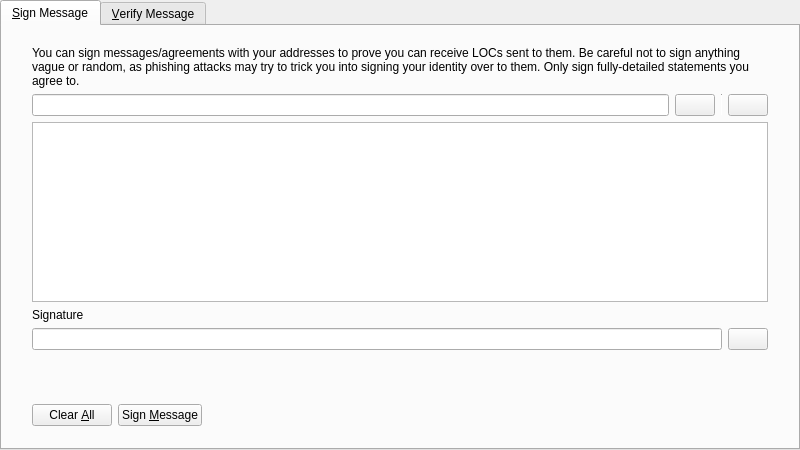
<?xml version="1.0" encoding="UTF-8"?>
<ui version="4.0">
 <class>SignVerifyMessageDialog</class>
 <widget class="QDialog" name="SignVerifyMessageDialog">
  <property name="geometry">
   <rect>
    <x>0</x>
    <y>0</y>
    <width>800</width>
    <height>450</height>
   </rect>
  </property>
  <property name="windowTitle">
   <string>Signatures - Sign / Verify a Message</string>
  </property>
  <property name="modal">
   <bool>true</bool>
  </property>
  <layout class="QVBoxLayout" name="verticalLayout">
   <property name="leftMargin">
    <number>0</number>
   </property>
   <property name="topMargin">
    <number>0</number>
   </property>
   <property name="rightMargin">
    <number>0</number>
   </property>
   <property name="bottomMargin">
    <number>0</number>
   </property>
   <item>
    <widget class="QTabWidget" name="tabWidget">
     <property name="currentIndex">
      <number>0</number>
     </property>
     <widget class="QWidget" name="tabSignMessage">
      <attribute name="title">
       <string>&amp;Sign Message</string>
      </attribute>
      <layout class="QVBoxLayout" name="verticalLayout_SM">
       <property name="leftMargin">
        <number>0</number>
       </property>
       <property name="topMargin">
        <number>0</number>
       </property>
       <property name="rightMargin">
        <number>0</number>
       </property>
       <property name="bottomMargin">
        <number>0</number>
       </property>
       <item>
        <layout class="QVBoxLayout" name="verticalLayout_3">
         <property name="leftMargin">
          <number>30</number>
         </property>
         <property name="topMargin">
          <number>20</number>
         </property>
         <property name="rightMargin">
          <number>30</number>
         </property>
         <property name="bottomMargin">
          <number>20</number>
         </property>
         <item>
          <widget class="QLabel" name="infoLabel_SM">
           <property name="text">
            <string>You can sign messages/agreements with your addresses to prove you can receive LOCs sent to them. Be careful not to sign anything vague or random, as phishing attacks may try to trick you into signing your identity over to them. Only sign fully-detailed statements you agree to.</string>
           </property>
           <property name="textFormat">
            <enum>Qt::PlainText</enum>
           </property>
           <property name="wordWrap">
            <bool>true</bool>
           </property>
          </widget>
         </item>
         <item>
          <layout class="QHBoxLayout" name="horizontalLayout_1_SM">
           <property name="spacing">
            <number>6</number>
           </property>
           <item>
            <widget class="QValidatedLineEdit" name="addressIn_SM">
             <property name="toolTip">
              <string>The LockTrip address to sign the message with</string>
             </property>
            </widget>
           </item>
           <item>
            <widget class="QPushButton" name="addressBookButton_SM">
             <property name="toolTip">
              <string>Choose previously used address</string>
             </property>
             <property name="text">
              <string/>
             </property>
             <property name="icon">
              <iconset resource="../bitcoin.qrc">
               <normaloff>:/icons/address-book</normaloff>:/icons/address-book</iconset>
             </property>
             <property name="shortcut">
              <string>Alt+A</string>
             </property>
             <property name="autoDefault">
              <bool>false</bool>
             </property>
            </widget>
           </item>
           <item>
            <widget class="Line" name="vLine">
             <property name="maximumSize">
              <size>
               <width>1</width>
               <height>22</height>
              </size>
             </property>
             <property name="orientation">
              <enum>Qt::Vertical</enum>
             </property>
            </widget>
           </item>
           <item>
            <widget class="QPushButton" name="pasteButton_SM">
             <property name="toolTip">
              <string>Paste address from clipboard</string>
             </property>
             <property name="text">
              <string/>
             </property>
             <property name="icon">
              <iconset resource="../bitcoin.qrc">
               <normaloff>:/icons/editpaste</normaloff>:/icons/editpaste</iconset>
             </property>
             <property name="shortcut">
              <string>Alt+P</string>
             </property>
             <property name="autoDefault">
              <bool>false</bool>
             </property>
            </widget>
           </item>
          </layout>
         </item>
         <item>
          <widget class="QPlainTextEdit" name="messageIn_SM">
           <property name="toolTip">
            <string>Enter the message you want to sign here</string>
           </property>
          </widget>
         </item>
         <item>
          <widget class="QLabel" name="signatureLabel_SM">
           <property name="text">
            <string>Signature</string>
           </property>
           <property name="textFormat">
            <enum>Qt::PlainText</enum>
           </property>
          </widget>
         </item>
         <item>
          <layout class="QHBoxLayout" name="horizontalLayout_2_SM">
           <property name="spacing">
            <number>6</number>
           </property>
           <item>
            <widget class="QLineEdit" name="signatureOut_SM">
             <property name="font">
              <font>
               <italic>true</italic>
              </font>
             </property>
             <property name="readOnly">
              <bool>true</bool>
             </property>
            </widget>
           </item>
           <item>
            <widget class="QPushButton" name="copySignatureButton_SM">
             <property name="toolTip">
              <string>Copy the current signature to the system clipboard</string>
             </property>
             <property name="text">
              <string/>
             </property>
             <property name="icon">
              <iconset resource="../bitcoin.qrc">
               <normaloff>:/icons/editcopy</normaloff>:/icons/editcopy</iconset>
             </property>
             <property name="autoDefault">
              <bool>false</bool>
             </property>
            </widget>
           </item>
          </layout>
         </item>
        </layout>
       </item>
       <item>
        <widget class="QWidget" name="buttonsContainerWhite" native="true">
         <layout class="QHBoxLayout" name="horizontalLayout">
          <property name="leftMargin">
           <number>30</number>
          </property>
          <property name="topMargin">
           <number>15</number>
          </property>
          <property name="rightMargin">
           <number>30</number>
          </property>
          <item>
           <widget class="QPushButton" name="clearButton_SM">
            <property name="toolTip">
             <string>Reset all sign message fields</string>
            </property>
            <property name="text">
             <string>Clear &amp;All</string>
            </property>
            <property name="icon">
             <iconset resource="../bitcoin.qrc">
              <normaloff>:/icons/remove</normaloff>:/icons/remove</iconset>
            </property>
            <property name="autoDefault">
             <bool>false</bool>
            </property>
           </widget>
          </item>
          <item>
           <widget class="QPushButton" name="signMessageButton_SM">
            <property name="toolTip">
             <string>Sign the message to prove you own this LockTrip address</string>
            </property>
            <property name="text">
             <string>Sign &amp;Message</string>
            </property>
            <property name="icon">
             <iconset resource="../bitcoin.qrc">
              <normaloff>:/icons/edit</normaloff>:/icons/edit</iconset>
            </property>
            <property name="autoDefault">
             <bool>false</bool>
            </property>
           </widget>
          </item>
          <item>
           <spacer name="horizontalSpacer_1_SM">
            <property name="orientation">
             <enum>Qt::Horizontal</enum>
            </property>
            <property name="sizeHint" stdset="0">
             <size>
              <width>40</width>
              <height>48</height>
             </size>
            </property>
           </spacer>
          </item>
          <item>
           <widget class="QLabel" name="statusLabel_SM">
            <property name="font">
             <font>
              <weight>75</weight>
              <bold>true</bold>
             </font>
            </property>
            <property name="text">
             <string/>
            </property>
            <property name="wordWrap">
             <bool>true</bool>
            </property>
           </widget>
          </item>
          <item>
           <spacer name="horizontalSpacer_2_SM">
            <property name="orientation">
             <enum>Qt::Horizontal</enum>
            </property>
            <property name="sizeHint" stdset="0">
             <size>
              <width>40</width>
              <height>48</height>
             </size>
            </property>
           </spacer>
          </item>
         </layout>
        </widget>
       </item>
      </layout>
     </widget>
     <widget class="QWidget" name="tabVerifyMessage">
      <attribute name="title">
       <string>&amp;Verify Message</string>
      </attribute>
      <layout class="QVBoxLayout" name="verticalLayout_VM">
       <property name="leftMargin">
        <number>0</number>
       </property>
       <property name="topMargin">
        <number>0</number>
       </property>
       <property name="rightMargin">
        <number>0</number>
       </property>
       <property name="bottomMargin">
        <number>0</number>
       </property>
       <item>
        <layout class="QVBoxLayout" name="verticalLayout_2">
         <property name="leftMargin">
          <number>30</number>
         </property>
         <property name="topMargin">
          <number>20</number>
         </property>
         <property name="rightMargin">
          <number>30</number>
         </property>
         <property name="bottomMargin">
          <number>20</number>
         </property>
         <item>
          <widget class="QLabel" name="infoLabel_VM">
           <property name="text">
            <string>Enter the receiver's address, message (ensure you copy line breaks, spaces, tabs, etc. exactly) and signature below to verify the message. Be careful not to read more into the signature than what is in the signed message itself, to avoid being tricked by a man-in-the-middle attack. Note that this only proves the signing party receives with the address, it cannot prove sendership of any transaction!</string>
           </property>
           <property name="textFormat">
            <enum>Qt::PlainText</enum>
           </property>
           <property name="alignment">
            <set>Qt::AlignLeading|Qt::AlignLeft|Qt::AlignTop</set>
           </property>
           <property name="wordWrap">
            <bool>true</bool>
           </property>
          </widget>
         </item>
         <item>
          <layout class="QHBoxLayout" name="horizontalLayout_1_VM">
           <property name="spacing">
            <number>6</number>
           </property>
           <item>
            <widget class="QValidatedLineEdit" name="addressIn_VM">
             <property name="toolTip">
              <string>The LockTrip address the message was signed with</string>
             </property>
            </widget>
           </item>
           <item>
            <widget class="QPushButton" name="addressBookButton_VM">
             <property name="toolTip">
              <string>Choose previously used address</string>
             </property>
             <property name="text">
              <string/>
             </property>
             <property name="icon">
              <iconset resource="../bitcoin.qrc">
               <normaloff>:/icons/address-book</normaloff>:/icons/address-book</iconset>
             </property>
             <property name="shortcut">
              <string>Alt+A</string>
             </property>
             <property name="autoDefault">
              <bool>false</bool>
             </property>
            </widget>
           </item>
          </layout>
         </item>
         <item>
          <widget class="QPlainTextEdit" name="messageIn_VM"/>
         </item>
         <item>
          <widget class="QValidatedLineEdit" name="signatureIn_VM"/>
         </item>
        </layout>
       </item>
       <item>
        <widget class="QWidget" name="buttonsContainerWhite_" native="true">
         <layout class="QHBoxLayout" name="horizontalLayout_2">
          <property name="leftMargin">
           <number>30</number>
          </property>
          <property name="topMargin">
           <number>15</number>
          </property>
          <property name="rightMargin">
           <number>30</number>
          </property>
          <item>
           <widget class="QPushButton" name="clearButton_VM">
            <property name="toolTip">
             <string>Reset all verify message fields</string>
            </property>
            <property name="text">
             <string>Clear &amp;All</string>
            </property>
            <property name="icon">
             <iconset resource="../bitcoin.qrc">
              <normaloff>:/icons/remove</normaloff>:/icons/remove</iconset>
            </property>
            <property name="autoDefault">
             <bool>false</bool>
            </property>
           </widget>
          </item>
          <item>
           <widget class="QPushButton" name="verifyMessageButton_VM">
            <property name="toolTip">
             <string>Verify the message to ensure it was signed with the specified LockTrip address</string>
            </property>
            <property name="text">
             <string>Verify &amp;Message</string>
            </property>
            <property name="icon">
             <iconset resource="../bitcoin.qrc">
              <normaloff>:/icons/transaction_0</normaloff>:/icons/transaction_0</iconset>
            </property>
            <property name="autoDefault">
             <bool>false</bool>
            </property>
           </widget>
          </item>
          <item>
           <spacer name="horizontalSpacer_1_VM">
            <property name="orientation">
             <enum>Qt::Horizontal</enum>
            </property>
            <property name="sizeHint" stdset="0">
             <size>
              <width>40</width>
              <height>48</height>
             </size>
            </property>
           </spacer>
          </item>
          <item>
           <widget class="QLabel" name="statusLabel_VM">
            <property name="font">
             <font>
              <weight>75</weight>
              <bold>true</bold>
             </font>
            </property>
            <property name="text">
             <string/>
            </property>
            <property name="wordWrap">
             <bool>true</bool>
            </property>
           </widget>
          </item>
          <item>
           <spacer name="horizontalSpacer_2_VM">
            <property name="orientation">
             <enum>Qt::Horizontal</enum>
            </property>
            <property name="sizeHint" stdset="0">
             <size>
              <width>40</width>
              <height>48</height>
             </size>
            </property>
           </spacer>
          </item>
         </layout>
        </widget>
       </item>
      </layout>
     </widget>
    </widget>
   </item>
  </layout>
 </widget>
 <customwidgets>
  <customwidget>
   <class>QValidatedLineEdit</class>
   <extends>QLineEdit</extends>
   <header>qvalidatedlineedit.h</header>
  </customwidget>
 </customwidgets>
 <resources>
  <include location="../bitcoin.qrc"/>
 </resources>
 <connections/>
</ui>
